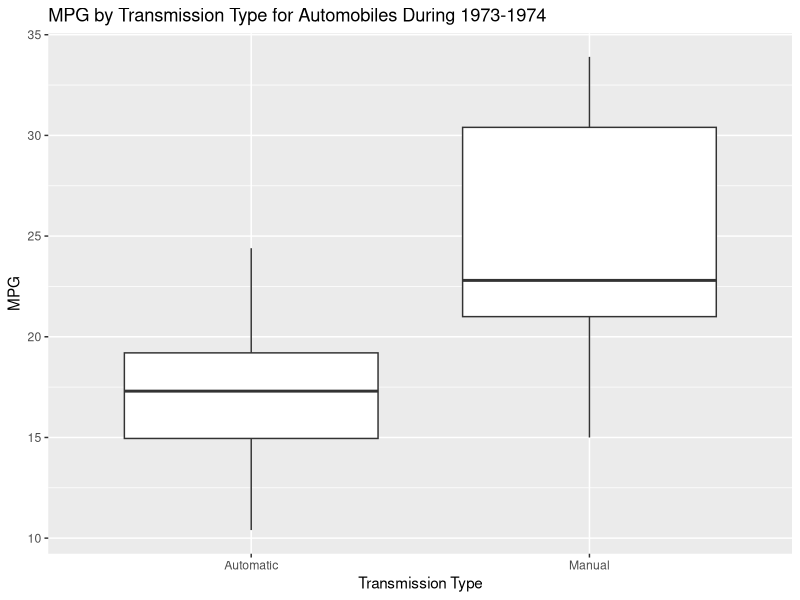
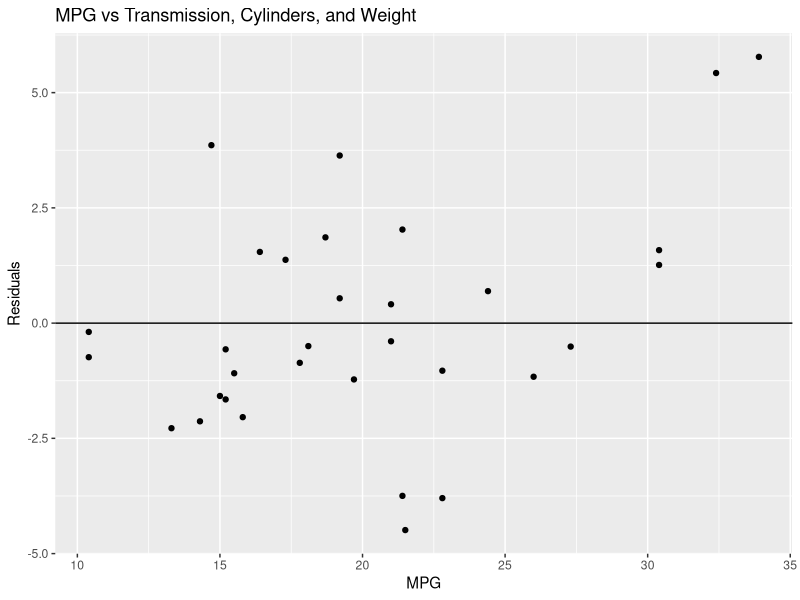
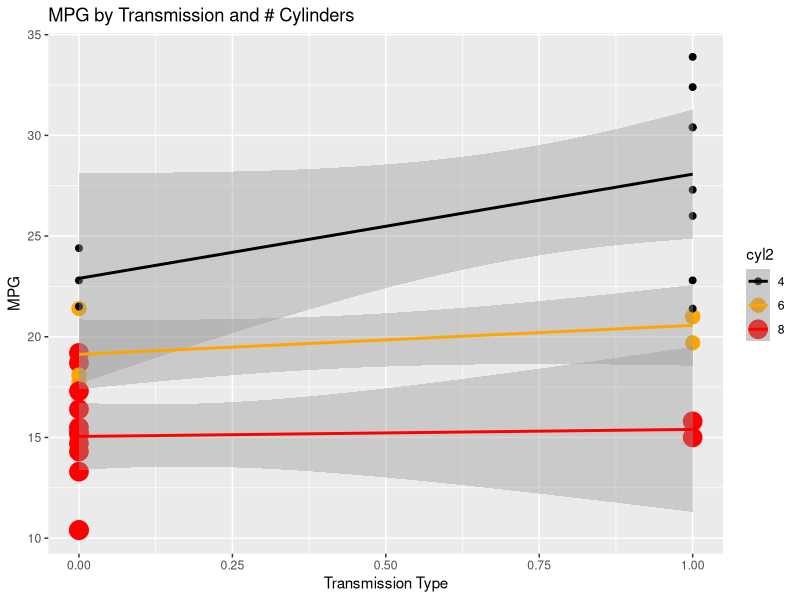

Generate these figures, in order, with R:
## ---- chunk 1
## Including the required R packages.
packages <- c("ggplot2", "ggthemes", "reshape2")
if (length(setdiff(packages, rownames(installed.packages()))) > 0) {
  install.packages(setdiff(packages, rownames(installed.packages())))  
}
# 
library(ggplot2)
library(reshape2)
library(ggthemes)

# Include the mtcars dataset.
data(mtcars)
## ---- chunk 2
# Create factors for key columns.
mtcars$am2 <- factor(mtcars$am)
levels(mtcars$am2) <- c('Automatic', 'Manual')
mtcars$cyl2 <- factor(mtcars$cyl)

# Re-display data.
head(mtcars)
## ---- chunk 3
# Display the mpg vs am data as a boxplot.
g <- ggplot(mtcars, aes(x = am2, y = mpg))
g <- g + geom_boxplot()
g <- g + ggtitle('MPG by Transmission Type for Automobiles During 1973-1974')
g <- g + xlab('Transmission Type')
g <- g + ylab('MPG')
## ---- chunk 4
# Create a linear model for mpg (outcome) and am (predictor).
fit <- lm(mpg ~ am, mtcars)

# Display the mpg vs am data.
g <- ggplot(mtcars, aes(x = am2, y = mpg))
g <- g + geom_point()
g <- g + geom_abline(intercept = coef(fit)[1], slope = coef(fit)[2], colour = 'red')
g <- g + ggtitle('MPG by Transmission Type for Automobiles During 1973-1974')
g <- g + xlab('Transmission Type')
g <- g + ylab('MPG')
## ---- chunk 5
coef(summary(fit))
anova(fit)
## ---- chunk 6
anova(lm(mpg ~ ., mtcars))
## ---- chunk 7
res <- resid(fit)

g <- ggplot(mtcars, aes(x = mpg, y = res))
g <- g + geom_point()
g <- g + geom_abline(aes(intercept = 0, slope = 0))
g <- g + ggtitle('MPG vs Transmission Residual Plot')
g <- g + xlab('MPG')
g <- g + ylab('Residuals')
## ---- chunk 8
# Create a linear model for mpg (outcome) and am (predictor).
fit2 <- lm(mpg ~ am + cyl2, mtcars)

res <- resid(fit2)

g <- ggplot(mtcars, aes(x = mpg, y = res))
g <- g + geom_point()
g <- g + geom_abline(aes(intercept = 0, slope = 0))
g <- g + ggtitle('MPG vs Transmission and Cylinders Residual Plot')
g <- g + xlab('MPG')
g <- g + ylab('Residuals')
## ---- chunk 9
# Display the mpg vs am data.
g <- ggplot(mtcars, aes(x = am, y = mpg))
g <- g + geom_point(aes(color = cyl2, size = cyl2))
g <- g + geom_smooth(aes(color=cyl2), method = "lm", se = TRUE)
g <- g + scale_color_manual(values = c("black", "orange", "red"))
g <- g + ggtitle('MPG by Transmission Type for Automobiles During 1973-1974')
g <- g + xlab('Transmission Type')
g <- g + ylab('MPG')
## ---- chunk 10
# Display the mpg vs am data as a boxplot.
g <- ggplot(mtcars, aes(x = am2, y = mpg))
g <- g + geom_boxplot()
g <- g + ggtitle('MPG by Transmission Type for Automobiles During 1973-1974')
g <- g + xlab('Transmission Type')
g <- g + ylab('MPG')

print(g)
## ---- chunk 11
# Create a linear model for mpg (outcome) and am (predictor).
fit2 <- lm(mpg ~ am + cyl2 + wt, mtcars)

res <- resid(fit2)

g <- ggplot(mtcars, aes(x = mpg, y = res))
g <- g + geom_point()
g <- g + geom_abline(aes(intercept = 0, slope = 0))
g <- g + ggtitle('MPG vs Transmission, Cylinders, and Weight')
g <- g + xlab('MPG')
g <- g + ylab('Residuals')

print(g)
## ---- chunk 12
# Display the mpg vs am data.
g <- ggplot(mtcars, aes(x = am, y = mpg))
g <- g + geom_point(aes(color = cyl2, size = cyl2))
g <- g + geom_smooth(aes(color=cyl2), method = "lm", se = TRUE)
g <- g + scale_color_manual(values = c("black", "orange", "red"))
g <- g + ggtitle('MPG by Transmission and # Cylinders')
g <- g + xlab('Transmission Type')
g <- g + ylab('MPG')

print(g)
